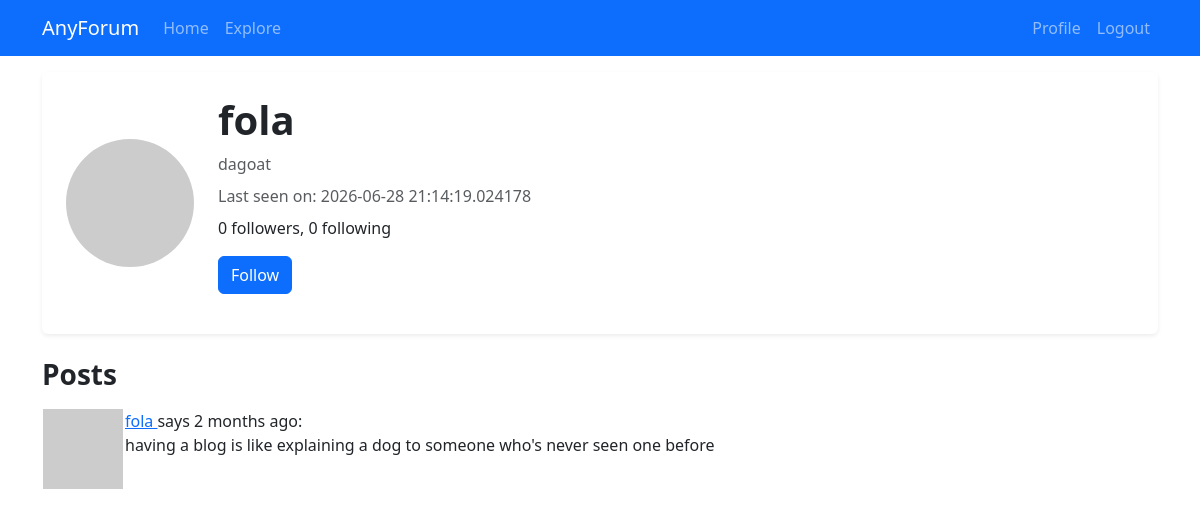
/user/fola (signed in), run on an earlier commit of the app's database.
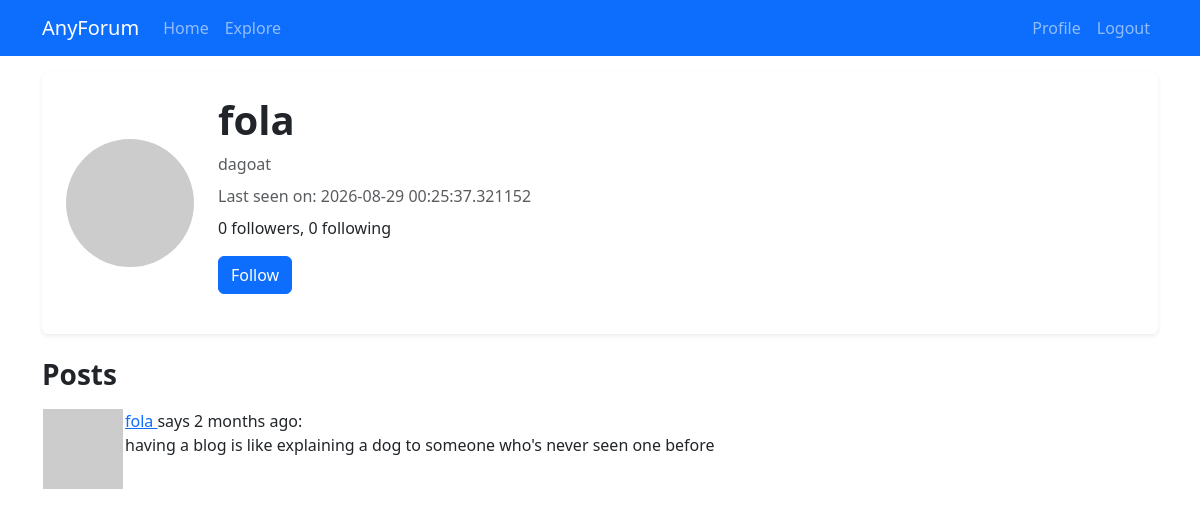
And on a later commit of the database.
### app/models.py (models this page shows, shortened)
class User(UserMixin, db.Model):
    id: so.Mapped[int] = so.mapped_column(primary_key=True)
    username: so.Mapped[str] = so.mapped_column(sa.String(64), index=True, unique=True)
    email: so.Mapped[str] = so.mapped_column(sa.String(120), index=True, unique=True)
    password_hash: so.Mapped[Optional[str]] = so.mapped_column(sa.String(256))
    posts: so.WriteOnlyMapped['Post'] = so.relationship(back_populates='author')
    about_me: so.Mapped[Optional[str]] = so.mapped_column(sa.String(140))
    last_seen: so.Mapped[Optional[datetime]] = so.mapped_column(default=lambda: datetime.now(timezone.utc))
    def avatar(self, size):
        digest = md5(self.email.lower().encode('utf-8')).hexdigest()
        return f'https://www.gravatar.com/avatar/{digest}?d=identicon&s={size}'
    following: so.WriteOnlyMapped['User'] = so.relationship(secondary=followers,
                                                            primaryjoin=(followers.c.follower_id == id),
                                                            secondaryjoin=(followers.c.followed_id == id),
                                                            back_populates='followers')
    followers: so.WriteOnlyMapped['User'] = so.relationship(secondary=followers,
                                                            primaryjoin=(followers.c.followed_id == id),
                                                            secondaryjoin=(followers.c.follower_id == id),
                                                            back_populates='following')
    def is_following(self, user):
        query = self.following.select().where(User.id == user.id)
        return db.session.scalar(query) is not None
    def followers_count(self):
        query = sa.select(sa.func.count()).select_from(self.followers.select().subquery())
        return db.session.scalar(query)
    def following_count(self):
        query = sa.select(sa.func.count()).select_from(self.following.select().subquery())
        return db.session.scalar(query)

class Post(db.Model):
    id: so.Mapped[int] = so.mapped_column(primary_key=True)
    body: so.Mapped[str] = so.mapped_column(sa.String(140))
    timestamp: so.Mapped[datetime] = so.mapped_column(index=True, default=lambda: datetime.now(timezone.utc))
    user_id: so.Mapped[int] = so.mapped_column(sa.ForeignKey(User.id), index=True)
    author: so.Mapped[User] = so.relationship(back_populates='posts')

### app/routes.py (the view)
@app.route('/user/<username>')
@login_required
def user(username):
    user = db.first_or_404(sa.select(User).where(User.username == username))
    page = request.args.get('page', 1, type=int)
    query = user.posts.select().order_by(Post.timestamp.desc())
    posts = db.paginate(query, page=page, per_page=app.config['POSTS_PER_PAGE'], error_out=False)
    next_url = url_for('user', username=user.username, page=posts.next_num) \
        if posts.has_next else None
    prev_url = url_for('user', username=user.username, page=posts.prev_num) \
        if posts.has_prev else None
    form = EmptyForm()
    return render_template('user.html', user=user, posts=posts, next_url=next_url, prev_url=prev_url, form=form)

### app/forms.py
class EmptyForm(FlaskForm):
    submit = SubmitField('Submit')

### app/models.py (called while the page is built)
@login.user_loader
def load_user(id):
    return db.session.get(User, int(id))

### app/routes.py (called while the page is built)
@app.before_request
def before_request():
    if current_user.is_authenticated:
        current_user.last_seen = datetime.now(timezone.utc)
        db.session.commit()

### app/templates/user.html (shortened to what this page needs)
{% extends "base.html" %}
{% block content %}
    <div class="card shadow-sm border-0 mb-4">
        <div class="card-body p-4">
            <div class="d-flex align-items-center"><img src="{{ user.avatar(128) }}"
                class="rounded-circle me-4"
                width="128"
                height="128"
                alt="Profile picture">
            <div>
                <h1 class="fw-bold mb-2">{{ user.username }}</h1>
                {% if user.about_me %}<p class="text-muted mb-2">{{ user.about_me }}</p>{% endif %}
                {% if user.last_seen %}<p class="text-muted mb-2">Last seen on: {{user.last_seen}}</p>{% endif %}
                <p class="mb-3">{{ user.followers_count() }} followers, {{ user.following_count() }} following</p>
                {% if user == current_user %}
                <p class="text-muted mb-2"><a href="{{url_for('edit_profile')}}">Edit your profile</a></p>
                {% elif not current_user.is_following(user)%}
                <p>
                    <form action="{{url_for('follow', username=user.username)}}" method="post">
                        {{ form.submit(value='Follow', class='btn btn-primary')}}
                    </form>
                </p>
                {% endif %}
            </div>
        </div>
        </div>
    </div>
    <h3 class="fw-bold mb-3">Posts</h3>
    {% for post in posts %}
        {% include '_post.html'%}
    {% endfor %}
{% endblock %}

### app/templates/base.html (shortened to what this page needs)
<!doctype html>
<html lang="en">
  <head>
    <link
        href="https://cdn.jsdelivr.net/npm/bootstrap@5.3.2/dist/css/bootstrap.min.css"
        rel="stylesheet"
>
  </head>
  <body>
    <nav class="navbar navbar-expand-lg navbar-dark bg-primary">
      <div class="container">
        <a class="navbar-brand" href="{{ url_for('index') }}">AnyForum</a>
        <div class="collapse navbar-collapse" id="navbarSupportedContent">
          <ul class="navbar-nav me-auto mb-2 mb-lg-0">
            <li class="nav-item">
              <a class="nav-link" aria-current="page" href="{{ url_for('index') }}">Home</a>
            </li>
            <li class="nav-item">
              <a class="nav-link" aria-current="page" href="{{ url_for('explore') }}">Explore</a>
            </li>
          </ul>
          <ul class="navbar-nav mb-2 mb-lg-0">
            {% if current_user.is_anonymous %}
            <li class="nav-item">
              <a class="nav-link" aria-current="page" href="{{ url_for('login') }}">Login</a>
            </li>
            {% else %}
            <li class="nav-item">
              <a class="nav-link" aria-current="page" href="{{ url_for('user', username=current_user.username) }}">Profile</a>
            </li>
            <li class="nav-item">
              <a class="nav-link" aria-current="page" href="{{ url_for('logout') }}">Logout</a>
            </li>
            {% endif %}
          </ul>
        </div>
      </div>
    </nav>
    <div class="container mt-3">
      {% block content %}{% endblock %}
    </div>
  </body>
</html>

### app/templates/_post.html
<table>
    <tr valign="top">
        <td><img src="{{ post.author.avatar(36) }}"></td>
        <td>
            <a href="{{ url_for('user', username=post.author.username) }}">
                {{ post.author.username}}
            </a> says {{moment(post.timestamp).fromNow()}}:
            <br>{{ post.body }}</td>
    </tr>
</table>

What changed in the data, as far as the page shows it:
changed User "fola": last_seen "2026-06-28 21:14:19.024178" → "2026-08-29 00:25:37.321152"
